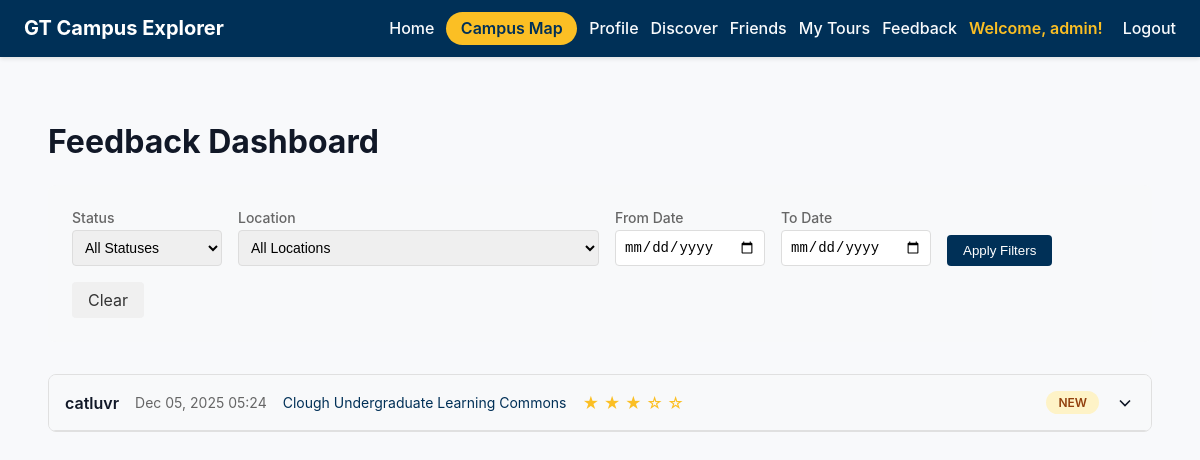
Before: /campus/feedback/ (signed in) with the older database file.
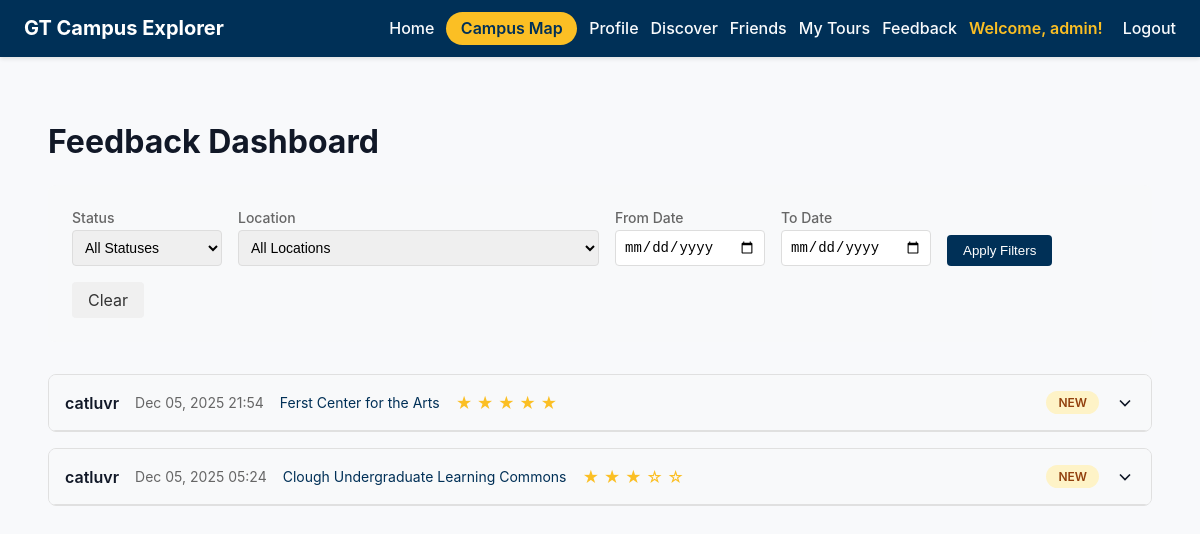
After: the same page with the newer database file.
### campus/models.py (models this page shows, shortened)
class Rating(models.Model):
    STATUS_CHOICES = [
        ('new', 'New'),
        ('reviewed', 'Reviewed'),
        ('resolved', 'Resolved'),
    ]
    user = models.ForeignKey(
        User,
        on_delete=models.CASCADE,
        related_name='ratings',
        help_text="The user who submitted this rating.",
    )
    location = models.ForeignKey(
        Location,
        on_delete=models.CASCADE,
        related_name='ratings',
        help_text="The location being rated.",
    )
    score = models.PositiveIntegerField(
        choices=[(i, str(i)) for i in range(1, 6)],
        help_text="Rating score from 1 to 5 stars.",
    )
    comment = models.TextField(
        blank=True,
        help_text="Optional feedback comment from the user.",
    )
    status = models.CharField(
        max_length=20,
        choices=STATUS_CHOICES,
        default='new',
        help_text="Admin review status of this feedback.",
    )
    admin_response = models.TextField(
        blank=True,
        help_text="Admin response to user feedback.",
    )
    responded_by = models.ForeignKey(
        User,
        on_delete=models.SET_NULL,
        null=True,
        blank=True,
        related_name='feedback_responses',
        help_text="Admin who responded to this feedback.",
    )
    responded_at = models.DateTimeField(
        null=True,
        blank=True,
        help_text="When the admin responded.",
    )
    created_at = models.DateTimeField(
        auto_now_add=True,
        help_text="When this rating was submitted.",
    )
    updated_at = models.DateTimeField(
        auto_now=True,
        help_text="When this rating was last updated.",
    )
    class Meta:
        unique_together = ['user', 'location']
        ordering = ['-created_at']

class Location(models.Model):
    name = models.CharField(
        max_length=120,
        unique=True,
        help_text="Displayed name of the campus location.",
    )
    slug = models.SlugField(
        unique=True,
        blank=True,
        help_text="URL-friendly identifier auto-generated from the name.",
    )
    description = models.TextField(
        help_text="High-level overview that appears in campus tour content.",
    )
    historical_info = models.TextField(
        blank=True,
        null=True,
        help_text="Optional historical context or fun facts for visitors.",
    )
    latitude = models.DecimalField(
        max_digits=9,
        decimal_places=6,
        help_text="Latitude in decimal degrees (positive for north).",
    )
    longitude = models.DecimalField(
        max_digits=9,
        decimal_places=6,
        help_text="Longitude in decimal degrees (negative for west).",
    )
    address = models.CharField(
        max_length=255,
        blank=True,
        help_text="Street address or building details shown in the tour.",
    )
    category = models.CharField(
        max_length=100,
        blank=True,
        help_text="Category used for filtering (e.g., Dining, Academic).",
    )
    image_url = models.URLField(
        blank=True,
        null=True,
        help_text="Link to an external photo if one is hosted elsewhere.",
    )
    photo = models.ImageField(
        upload_to='locations/photos/',
        blank=True,
        null=True,
        help_text="Upload location photo.",
    )
    class Meta:
        ordering = ['name']

### campus/views.py (the view)
# urls.py: path('feedback/', views.feedback_dashboard, name='feedback_dashboard'),
@user_passes_test(admin_check)
def feedback_dashboard(request):
    ratings = Rating.objects.select_related('user', 'location', 'responded_by').all()
    status_filter = request.GET.get('status', '')
    if status_filter and status_filter in ['new', 'reviewed', 'resolved']:
        ratings = ratings.filter(status=status_filter)
    location_filter = request.GET.get('location', '')
    if location_filter:
        ratings = ratings.filter(location__slug=location_filter)
    date_from = request.GET.get('date_from', '')
    if date_from:
        try:
            from_date = datetime.strptime(date_from, '%Y-%m-%d')
            ratings = ratings.filter(created_at__date__gte=from_date.date())
        except ValueError:
            pass
    date_to = request.GET.get('date_to', '')
    if date_to:
        try:
            to_date = datetime.strptime(date_to, '%Y-%m-%d')
            ratings = ratings.filter(created_at__date__lte=to_date.date())
        except ValueError:
            pass
    ratings = ratings.order_by('-created_at')
    paginator = Paginator(ratings, 10)
    page_number = request.GET.get('page', 1)
    page_obj = paginator.get_page(page_number)
    locations = Location.objects.all().order_by('name')
    context = {
        'page_obj': page_obj,
        'locations': locations,
        'status_filter': status_filter,
        'location_filter': location_filter,
        'date_from': date_from,
        'date_to': date_to,
        'status_choices': Rating.STATUS_CHOICES,
    }
    return render(request, 'campus/feedback_dashboard.html', context)

### campus/views.py (called while the page is built)
def admin_check(user):
    return user.is_staff

### campus/templates/campus/feedback_dashboard.html (shortened to what this page needs)
{% extends "base.html" %}
{% block content %}
<div class="feedback-container">
    <h1 style="margin-bottom: 1.5rem;">Feedback Dashboard</h1>
    <div class="filter-section">
        <form method="get" class="filter-form">
            <div class="filter-group">
                <label for="status">Status</label>
                <select name="status" id="status">
                    <option value="">All Statuses</option>
                </select>
            </div>
            <div class="filter-group">
                <label for="location">Location</label>
                <select name="location" id="location">
                    <option value="">All Locations</option>
                </select>
            </div>
            <div class="filter-group">
                <label for="date_from">From Date</label>
                <input type="date" name="date_from" id="date_from" value="{{ date_from }}">
            </div>
            <div class="filter-group">
                <label for="date_to">To Date</label>
                <input type="date" name="date_to" id="date_to" value="{{ date_to }}">
            </div>
            <button type="submit" class="filter-btn">Apply Filters</button>
            <a href="{% url 'campus:feedback_dashboard' %}" class="clear-btn">Clear</a>
        </form>
    </div>
    {% if page_obj.object_list %}
    <div class="feedback-list">
        {% for rating in page_obj %}
        <div class="feedback-card" data-rating-id="{{ rating.id }}">
            <div class="feedback-header" onclick="toggleFeedback({{ rating.id }})">
                <div class="feedback-meta">
                    <span class="feedback-user">{{ rating.user.username }}</span>
                    <span class="feedback-date">{{ rating.created_at|date:"M d, Y H:i" }}</span>
                    <span class="feedback-location">
                        <a href="{% url 'campus:location-detail' rating.location.slug %}">{{ rating.location.name }}</a>
                    </span>
                    <span class="star-rating">
                        {% for i in "12345" %}
                            {% if forloop.counter <= rating.score %}&#9733;{% else %}&#9734;{% endif %}
                        {% endfor %}
                    </span>
                </div>
                <div style="display: flex; align-items: center; gap: 1rem;">
                    <span class="status-badge status-{{ rating.status }}">{{ rating.get_status_display }}</span>
                    <svg class="expand-icon" width="20" height="20" viewBox="0 0 24 24" fill="none" stroke="currentColor" stroke-width="2">
                        <polyline points="6 9 12 15 18 9"></polyline>
                    </svg>
                </div>
            </div>
        </div>
        {% endfor %}
    </div>
    {% else %}
    <div class="empty-state">
        <p>No feedback found matching your filters.</p>
    </div>
    {% endif %}
</div>
{% endblock %}

Changed rows visible on the page:
added Rating: user.username "catluvr", created_at "Dec 05, 2025 21:54", location.name "Ferst Center for the Arts", score 5 (drawn), status "NEW"
